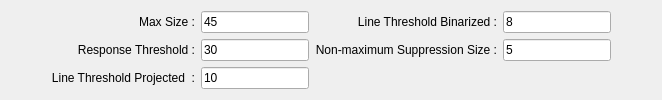
              <widget class="QWidget" name="tabDetectorStar">
               <attribute name="title">
                <string>STAR</string>
               </attribute>
               <attribute name="toolTip">
                <string>The keypoint detector introduced by [Agrawal08], synonym of StarDetector</string>
               </attribute>
               <layout class="QGridLayout" name="gridLayout_13">
                <item row="0" column="0">
                 <spacer name="horizontalSpacer_26">
                  <property name="orientation">
                   <enum>Qt::Horizontal</enum>
                  </property>
                  <property name="sizeHint" stdset="0">
                   <size>
                    <width>40</width>
                    <height>20</height>
                   </size>
                  </property>
                 </spacer>
                </item>
                <item row="0" column="1">
                 <layout class="QGridLayout" name="detectorStarParams">
                  <item row="0" column="0">
                   <widget class="QLabel" name="detectorStarMaxSizeLabel">
                    <property name="text">
                     <string>Max Size :</string>
                    </property>
                    <property name="alignment">
                     <set>Qt::AlignRight|Qt::AlignTrailing|Qt::AlignVCenter</set>
                    </property>
                   </widget>
                  </item>
                  <item row="1" column="0">
                   <widget class="QLabel" name="detectorStarResponseThresholdLabel">
                    <property name="text">
                     <string>Response Threshold :</string>
                    </property>
                    <property name="alignment">
                     <set>Qt::AlignRight|Qt::AlignTrailing|Qt::AlignVCenter</set>
                    </property>
                   </widget>
                  </item>
                  <item row="2" column="0">
                   <widget class="QLabel" name="detectorStarLineThresholdProjectedLabel">
                    <property name="text">
                     <string>Line Threshold Projected  :</string>
                    </property>
                    <property name="alignment">
                     <set>Qt::AlignRight|Qt::AlignTrailing|Qt::AlignVCenter</set>
                    </property>
                   </widget>
                  </item>
                  <item row="0" column="1">
                   <widget class="QLineEdit" name="detectorStarMaxSizeText">
                    <property name="text">
                     <string>45</string>
                    </property>
                   </widget>
                  </item>
                  <item row="1" column="1">
                   <widget class="QLineEdit" name="detectorStarResponseThresholdText">
                    <property name="text">
                     <string>30</string>
                    </property>
                   </widget>
                  </item>
                  <item row="2" column="1">
                   <widget class="QLineEdit" name="detectorStarThresholdProjectedText">
                    <property name="text">
                     <string>10</string>
                    </property>
                   </widget>
                  </item>
                  <item row="0" column="2">
                   <widget class="QLabel" name="detectorStarLineThresholdBinarizedLabel">
                    <property name="text">
                     <string>Line Threshold Binarized :</string>
                    </property>
                    <property name="alignment">
                     <set>Qt::AlignRight|Qt::AlignTrailing|Qt::AlignVCenter</set>
                    </property>
                   </widget>
                  </item>
                  <item row="0" column="3">
                   <widget class="QLineEdit" name="detectorStarThresholdBinarizedText">
                    <property name="text">
                     <string>8</string>
                    </property>
                   </widget>
                  </item>
                  <item row="1" column="3">
                   <widget class="QLineEdit" name="detectorStarSuppressNonmaxSizeText">
                    <property name="text">
                     <string>5</string>
                    </property>
                   </widget>
                  </item>
                  <item row="1" column="2">
                   <widget class="QLabel" name="detectorStarSuppressNonmaxSizeLabel">
                    <property name="text">
                     <string>Non-maximum Suppression Size :</string>
                    </property>
                    <property name="alignment">
                     <set>Qt::AlignRight|Qt::AlignTrailing|Qt::AlignVCenter</set>
                    </property>
                   </widget>
                  </item>
                 </layout>
                </item>
                <item row="0" column="2">
                 <spacer name="horizontalSpacer_27">
                  <property name="orientation">
                   <enum>Qt::Horizontal</enum>
                  </property>
                  <property name="sizeHint" stdset="0">
                   <size>
                    <width>40</width>
                    <height>20</height>
                   </size>
                  </property>
                 </spacer>
                </item>
               </layout>
              </widget>
